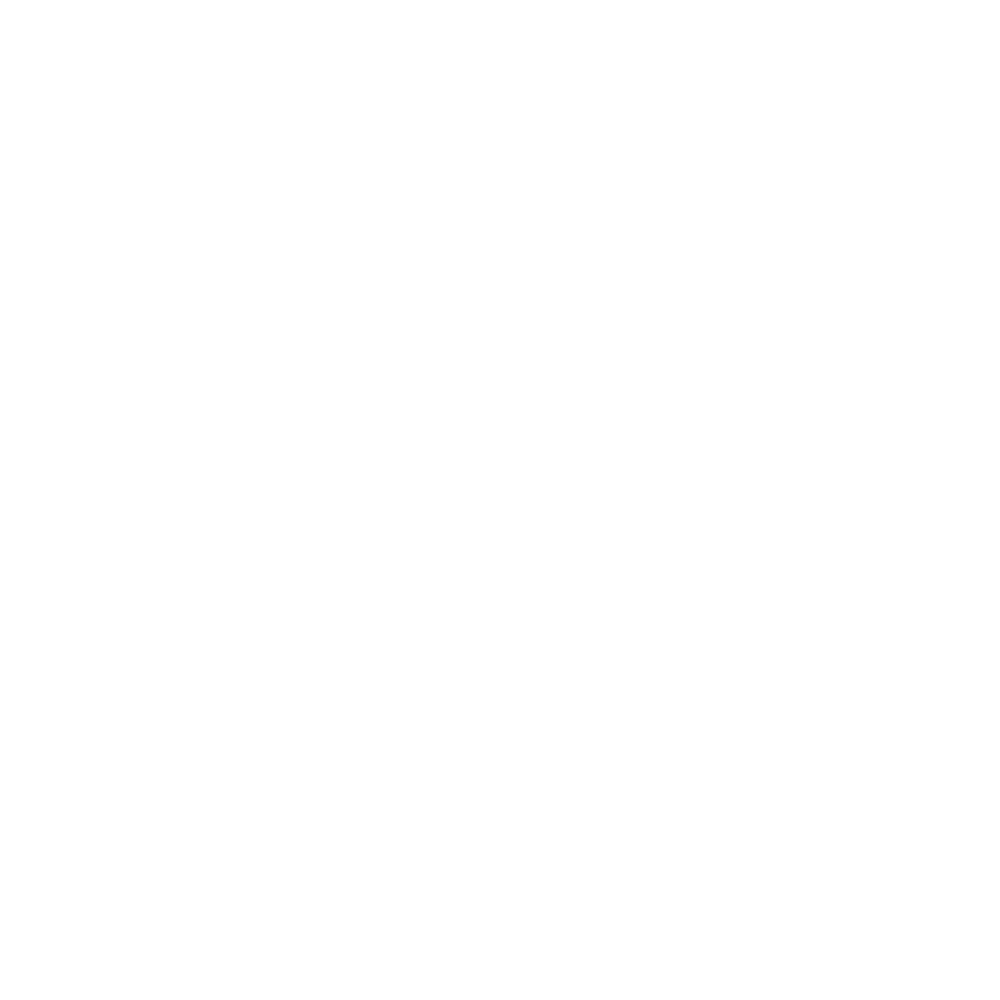
Frame 1 (no input)
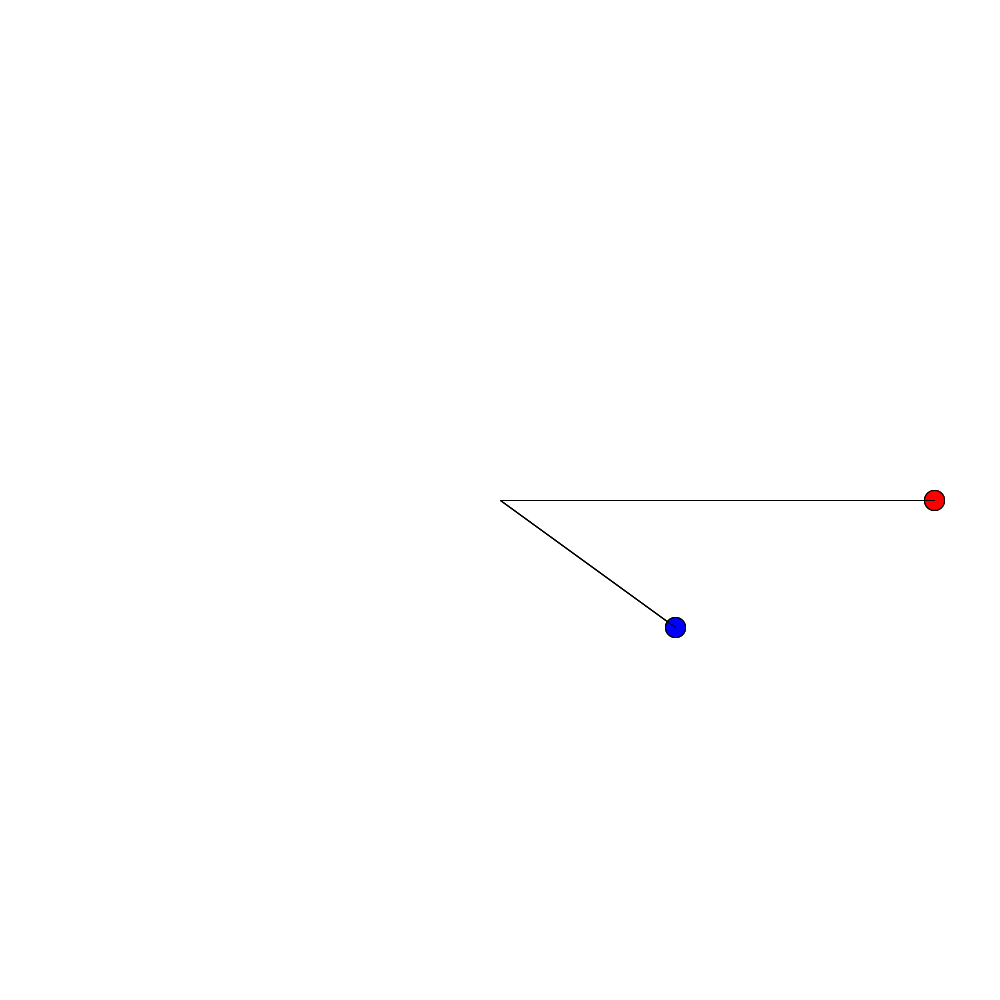
Frame 60 (the mouse pressed at the canvas centre just before this capture)
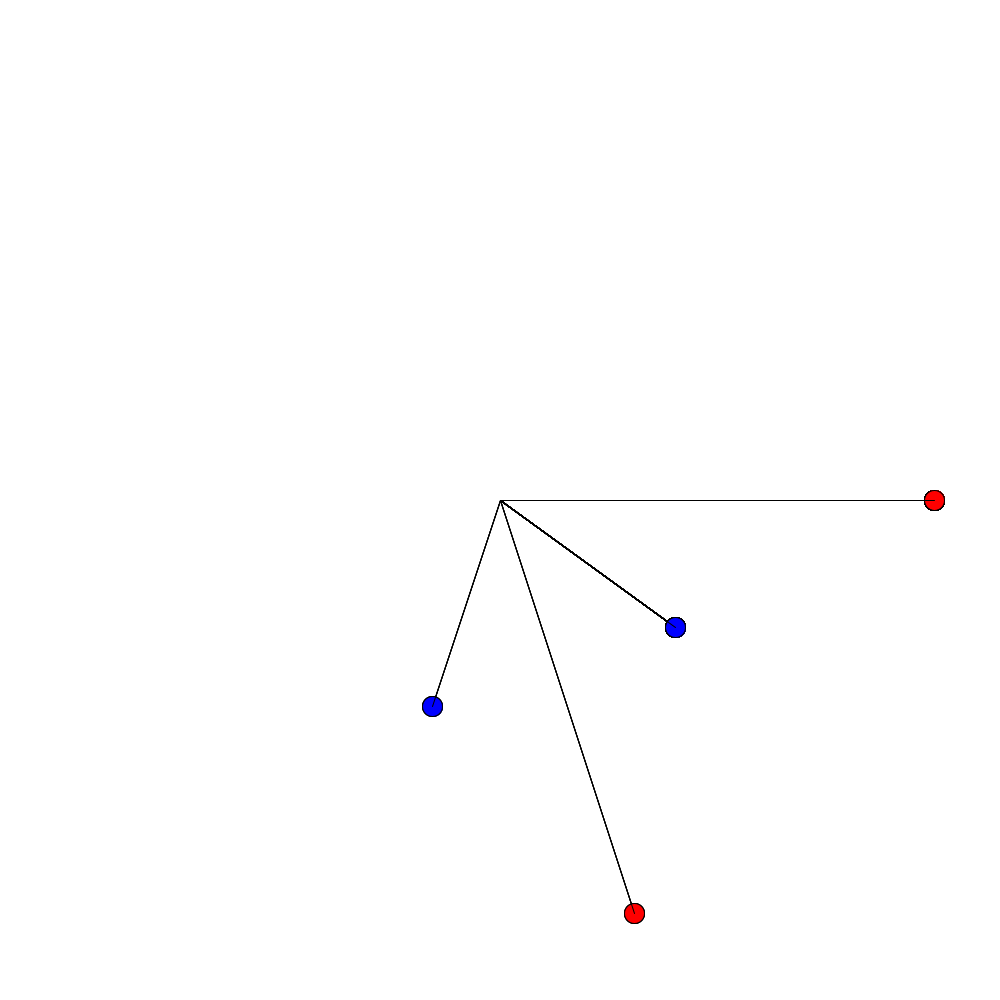
Frame 120 (the mouse held since frame 60 and released just before this capture)

The Processing sketch that drew these frames (run headless with seeded random() and noise(); from frame 60 on, the mouse is pressed at the canvas centre):

// Processing sketch: StarDeconstructed
// ── StarDeconstructed.pde
void starLeg(int pointNum, int pointCount, float innerRadius, float outerRadius) {
  float theta = 0.0;
  // point count is 1/2 of total vertex count
  int vertCount = pointCount*2;
  float thetaRot = TWO_PI/vertCount;
  float tempRadius = 0.0;
  float x = 0.0, y = 0.0;

  for (int j=0; j<2; j++) {
    theta = thetaRot * (2*pointNum+j);
    tempRadius = innerRadius;

    // true if j is even
    if (j%2==0) {
      tempRadius = outerRadius;
      fill(255, 0, 0);
    } else {
      fill(0, 0, 255);
    }

    x = cos(theta)*tempRadius;
    y = sin(theta)*tempRadius;

    ellipse(x, y, 20, 20);
    line (0, 0, x, y);
    // textSize(32);
    // text("i:"+i+" j:"+j, x-50, y+50);
  }
} // end star

int pointCount;
float radiusRatio;
float radOut;
float radIn;
int counter;

void setup() {
  pointCount = 5;
  radiusRatio = 0.5;

  size(1000, 1000);
  background(255);

  radOut = height/2.3;
  radIn = radOut*radiusRatio;
  counter = 0;
}



void draw() {
  translate(width/2, height/2);
  for (int i=0; i<counter; i++) {
    starLeg(i, pointCount, radIn, radOut);
  }  
  
  pushStyle();
  noFill();
  if (counter == pointCount+1) {
    stroke(0,0,255);
    ellipse(0, 0, radIn*2, radIn*2);
  } else if (counter == pointCount+2) {
    stroke(255,0,0);
    ellipse(0, 0, radOut*2, radOut*2);
  }
  popStyle();

  if (millis() > (counter + 1) * 1000) {
    counter++;
  }

}
